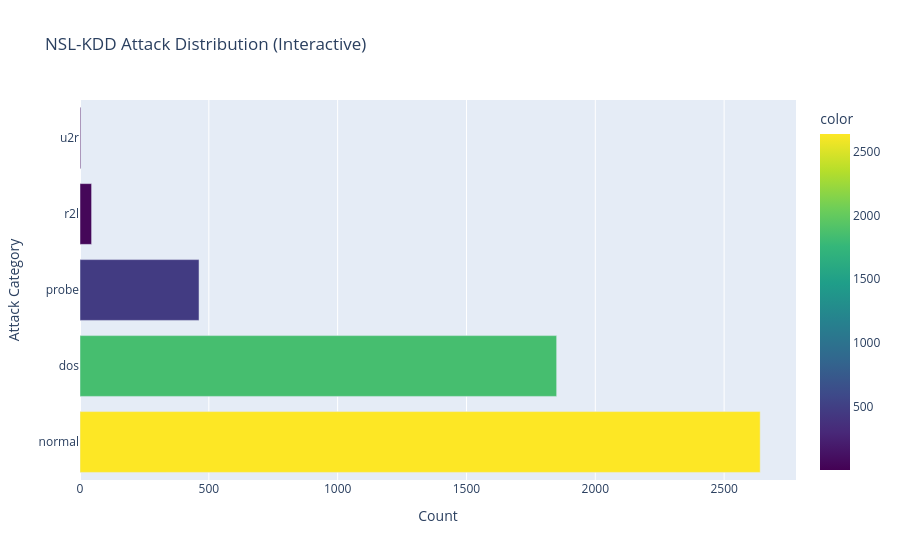

Source (notebook cell):
### Markdown cell above
## 3. Attack Type Distribution

Granular attack categories reveal the diversity of threats in each dataset.

### Code cell
fig, axes = plt.subplots(1, 2, figsize=(16, 6))

nsl_attacks = train_df['attack_category'].value_counts()
axes[0].barh(nsl_attacks.index, nsl_attacks.values, color=sns.color_palette('Set2', len(nsl_attacks)))
axes[0].set_title('NSL-KDD Attack Categories')
axes[0].set_xlabel('Count')

cic_attacks = cicids_df['attack_category'].value_counts()
axes[1].barh(cic_attacks.index, cic_attacks.values, color=sns.color_palette('Set2', len(cic_attacks)))
axes[1].set_title('CICIDS2017 Attack Categories')
axes[1].set_xlabel('Count')

plt.tight_layout()
plt.savefig(f'{FIG_DIR}/02_attack_distribution.png', dpi=300, bbox_inches='tight')
plt.show()

# Interactive Plotly version
fig_px = px.bar(
    x=nsl_attacks.values, y=nsl_attacks.index, orientation='h',
    title='NSL-KDD Attack Distribution (Interactive)',
    labels={'x': 'Count', 'y': 'Attack Category'},
    color=nsl_attacks.values, color_continuous_scale='Viridis'
)
fig_px.write_html(f'{FIG_DIR}/02_attack_distribution_interactive.html')
fig_px.show()

### Figure 1 — Plotly figure (JSON) as saved in the notebook; plotly's stock layout.template omitted (floating-point values rounded to 4 significant figures)
{"data": [{"hovertemplate": "Count=%{x}<br>Attack Category=%{y}<br>color=%{marker.color}<extra></extra>", "legendgroup": "", "marker": {"color": [2640, 1850, 462, 45, 3], "coloraxis": "coloraxis", "pattern": {"shape": ""}}, "name": "", "orientation": "h", "showlegend": false, "textposition": "auto", "type": "bar", "x": [2640, 1850, 462, 45, 3], "xaxis": "x", "y": ["normal", "dos", "probe", "r2l", "u2r"], "yaxis": "y"}], "layout": {"barmode": "relative", "coloraxis": {"autocolorscale": false, "colorbar": {"title": {"text": "color"}}, "colorscale": [[0.0, "#440154"], [0.1111, "#482878"], [0.2222, "#3e4989"], [0.3333, "#31688e"], [0.4444, "#26828e"], [0.5556, "#1f9e89"], [0.6667, "#35b779"], [0.7778, "#6ece58"], [0.8889, "#b5de2b"], [1.0, "#fde725"]]}, "legend": {"tracegroupgap": 0}, "title": {"text": "NSL-KDD Attack Distribution (Interactive)"}, "xaxis": {"anchor": "y", "domain": [0.0, 1.0], "title": {"text": "Count"}}, "yaxis": {"anchor": "x", "domain": [0.0, 1.0], "title": {"text": "Attack Category"}}}}
